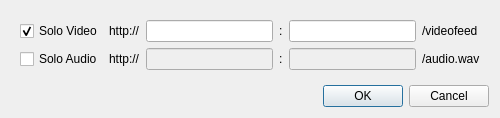
<?xml version="1.0" encoding="UTF-8"?>
<ui version="4.0">
 <class>DialogHTTP</class>
 <widget class="QDialog" name="DialogHTTP">
  <property name="geometry">
   <rect>
    <x>0</x>
    <y>0</y>
    <width>500</width>
    <height>100</height>
   </rect>
  </property>
  <property name="sizePolicy">
   <sizepolicy hsizetype="Minimum" vsizetype="Preferred">
    <horstretch>0</horstretch>
    <verstretch>0</verstretch>
   </sizepolicy>
  </property>
  <property name="minimumSize">
   <size>
    <width>500</width>
    <height>0</height>
   </size>
  </property>
  <property name="windowTitle">
   <string>Abrir link HTTP</string>
  </property>
  <layout class="QVBoxLayout" name="verticalLayout">
   <item>
    <widget class="QWidget" name="widget" native="true">
     <layout class="QGridLayout" name="gridLayout">
      <item row="0" column="6">
       <widget class="QLabel" name="label_3">
        <property name="sizePolicy">
         <sizepolicy hsizetype="Fixed" vsizetype="Preferred">
          <horstretch>0</horstretch>
          <verstretch>0</verstretch>
         </sizepolicy>
        </property>
        <property name="text">
         <string>:</string>
        </property>
       </widget>
      </item>
      <item row="0" column="9">
       <widget class="QLabel" name="LabelVideo">
        <property name="text">
         <string>/videofeed</string>
        </property>
       </widget>
      </item>
      <item row="0" column="1">
       <widget class="QLabel" name="label">
        <property name="text">
         <string>http://</string>
        </property>
       </widget>
      </item>
      <item row="2" column="1">
       <widget class="QLabel" name="label_2">
        <property name="text">
         <string>http://</string>
        </property>
       </widget>
      </item>
      <item row="2" column="7">
       <widget class="QLineEdit" name="LineEditPortAudio">
        <property name="enabled">
         <bool>false</bool>
        </property>
       </widget>
      </item>
      <item row="0" column="2">
       <widget class="QLineEdit" name="LineEditAddressVideo"/>
      </item>
      <item row="2" column="2">
       <widget class="QLineEdit" name="LineEditAddressAudio">
        <property name="enabled">
         <bool>false</bool>
        </property>
       </widget>
      </item>
      <item row="0" column="7">
       <widget class="QLineEdit" name="LineEditPortVideo"/>
      </item>
      <item row="2" column="9">
       <widget class="QLabel" name="LabelAudio">
        <property name="text">
         <string>/audio.wav</string>
        </property>
       </widget>
      </item>
      <item row="2" column="6">
       <widget class="QLabel" name="label_4">
        <property name="sizePolicy">
         <sizepolicy hsizetype="Fixed" vsizetype="Preferred">
          <horstretch>0</horstretch>
          <verstretch>0</verstretch>
         </sizepolicy>
        </property>
        <property name="text">
         <string>:</string>
        </property>
       </widget>
      </item>
      <item row="0" column="0">
       <widget class="QCheckBox" name="CheckBoxHTTPVideo">
        <property name="text">
         <string>Solo Video</string>
        </property>
        <property name="checked">
         <bool>true</bool>
        </property>
        <property name="tristate">
         <bool>false</bool>
        </property>
       </widget>
      </item>
      <item row="2" column="0">
       <widget class="QCheckBox" name="CheckBoxHTTPAudio">
        <property name="text">
         <string>Solo Audio</string>
        </property>
       </widget>
      </item>
     </layout>
    </widget>
   </item>
   <item>
    <widget class="QDialogButtonBox" name="ButtonBox">
     <property name="orientation">
      <enum>Qt::Horizontal</enum>
     </property>
     <property name="standardButtons">
      <set>QDialogButtonBox::Cancel|QDialogButtonBox::Ok</set>
     </property>
    </widget>
   </item>
  </layout>
 </widget>
 <resources/>
 <connections>
  <connection>
   <sender>ButtonBox</sender>
   <signal>accepted()</signal>
   <receiver>DialogHTTP</receiver>
   <slot>accept()</slot>
   <hints>
    <hint type="sourcelabel">
     <x>248</x>
     <y>254</y>
    </hint>
    <hint type="destinationlabel">
     <x>157</x>
     <y>274</y>
    </hint>
   </hints>
  </connection>
  <connection>
   <sender>ButtonBox</sender>
   <signal>rejected()</signal>
   <receiver>DialogHTTP</receiver>
   <slot>reject()</slot>
   <hints>
    <hint type="sourcelabel">
     <x>316</x>
     <y>260</y>
    </hint>
    <hint type="destinationlabel">
     <x>286</x>
     <y>274</y>
    </hint>
   </hints>
  </connection>
 </connections>
</ui>
